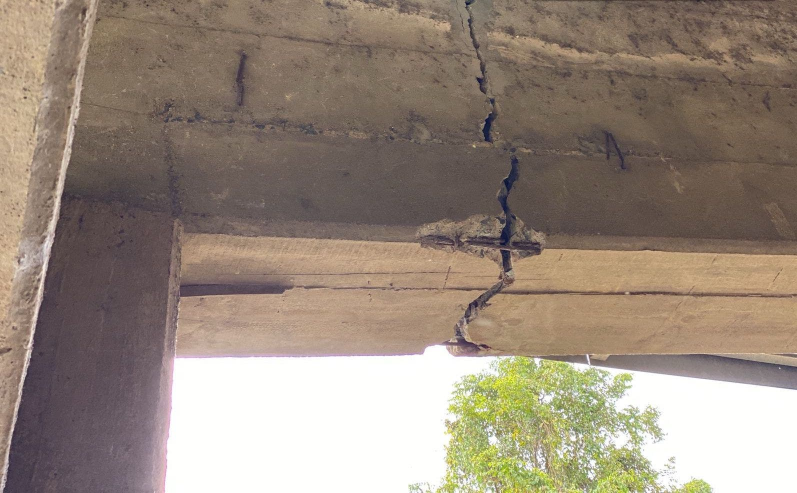
#> input picture rachadura_ponte.jpg, 1593 x 985 px, found by its file name (shown at 1/2 size)
$ python codigo1_pre_processamento_cobem_bruno.py   (older library calls are emulated)
#> lines starting #> are read from the running program, lines starting #| are printed output that depends on the picture
# -*- coding: utf-8 -*-
"""codigo1_pre_Processamento_Cobem_Bruno.ipynb

Automatically generated by Colaboratory.

Original file is located at
    https://colab.research.google.com/drive/1qPwcKwGxKnCIsEO1qOdwwNjoWLNKmi1d
"""

from google.colab import drive
drive.mount('/content/drive')

"""################################################################################
#                                  PRÉ-PROCESSAMENTO                           #
################################################################################

## Esta seção se dedica ao processamento de imagens com o objetivo de realçar características relevantes e eliminar possíveis ruídos que possam interferir na detecção subsequente de trincas. Utilizamos três abordagens principais de suavização: filtro de média, filtro de mediana e um filtro gaussiano aplicado no domínio da frequência. Após a suavização, empregamos o algoritmo de detecção de bordas de Canny, um método popular e eficaz para identificar contornos e transições bruscas na imagem, características comumente associadas à presença de trincas ou fissuras.


"""

import cv2
import numpy as np
from matplotlib import pyplot as plt
import scipy.ndimage
from google.colab import drive
drive.mount('/content/drive')

def gaussian_kernel(size, sigma=1):
    """Retorna um kernel gaussiano 2D"""
    size = int(size) // 2
    x, y = np.mgrid[-size:size+1, -size:size+1]
    normal = 1 / (2.0 * np.pi * sigma**2)
    g =  np.exp(-((x**2 + y**2) / (2.0*sigma**2))) * normal
    return g

def fft_gaussian(img, kernel):
    """Aplica um filtro gaussiano a uma imagem no domínio da frequência"""
    img_fft = np.fft.fft2(img)
    kernel_fft = np.fft.fft2(kernel, s=img.shape)
    img_smooth = np.fft.ifft2(img_fft * kernel_fft)
    return np.abs(img_smooth)

# Carregar a imagem
img = cv2.imread('/content/drive/Othercomputers/Meu_laptop/Mestrado/imagens/rachadura_ponte.jpg')  # Troque 'sua_imagem.jpg' pelo caminho da sua imagem
#> img is the input picture: shape (985, 1593, 3); mean B, G, R 123.5, 136.9, 151.1
img_gray = cv2.cvtColor(img, cv2.COLOR_BGR2GRAY)
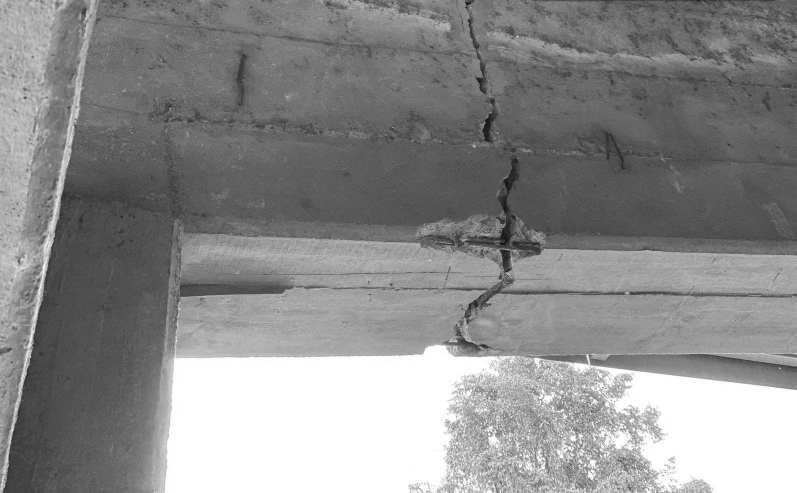
#> img_gray: shape (985, 1593) (shown at 1/2 size); min 2, max 255, mean 139.6

# Aplicar os filtros de média, mediana e gaussiano
avg_blur = cv2.blur(img_gray, (5,5))  # Filtro de média com kernel 3x3
median_blur = cv2.medianBlur(img_gray, 5)  # Filtro de mediana com kernel 3x3
gaussian_blur_freq = fft_gaussian(img_gray, gaussian_kernel(5, sigma=1))  # Filtro Gaussiano no domínio da frequência
#> in fft_gaussian, `return np.abs(img_smooth)`:
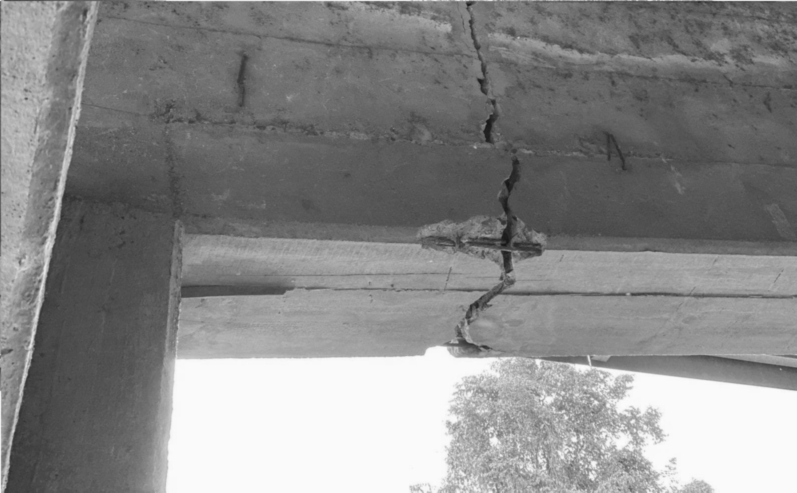
#> returned value: shape (985, 1593) float64 (shown at 1/2 size); min 19.45, max 250.4, mean 137.1

# Aplicar detecção de borda Canny
canny_avg = cv2.Canny(avg_blur, 100, 200)
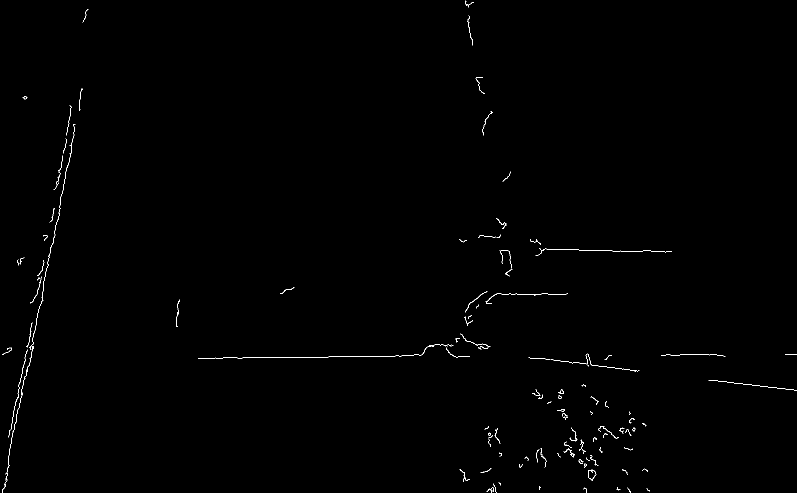
#> canny_avg: shape (985, 1593) (shown at 1/2 size); 0.37% white in thin lines or dots
canny_median = cv2.Canny(median_blur, 100, 200)
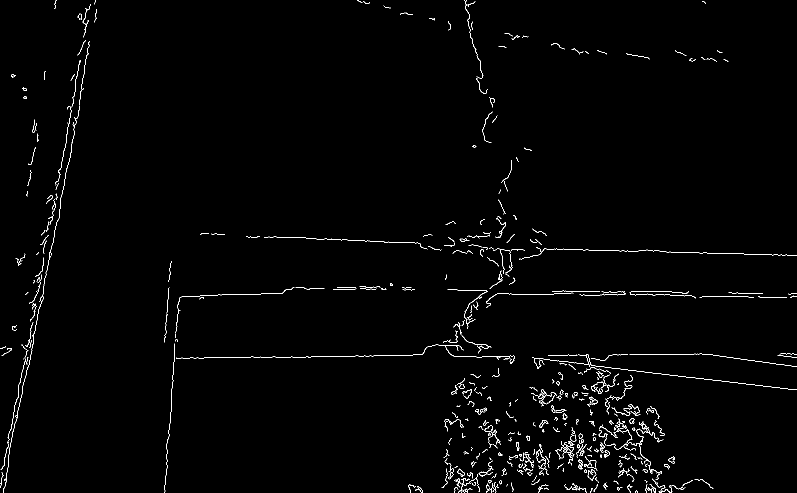
#> canny_median: shape (985, 1593) (shown at 1/2 size); 1.2% white in thin lines or dots
canny_gaussian_freq = cv2.Canny(gaussian_blur_freq.astype(np.uint8), 100, 200)
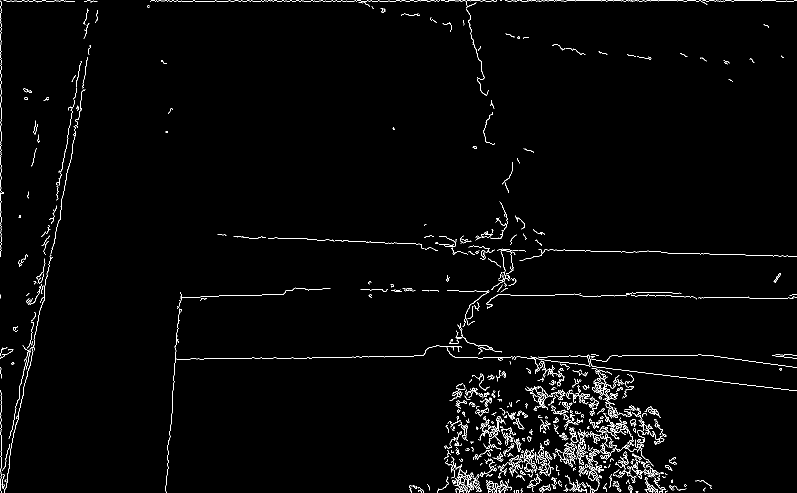
#> canny_gaussian_freq: shape (985, 1593) (shown at 1/2 size); 1.8% white in thin lines or dots
canny_original = cv2.Canny(img_gray, 100, 200)  # Detecção de borda Canny na imagem original
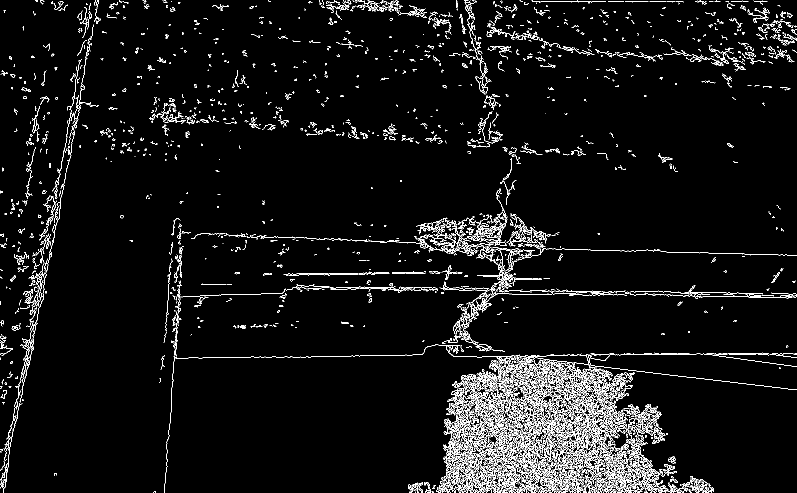
#> canny_original: shape (985, 1593) (shown at 1/2 size); 4.9% white in thin lines or dots

# Visualização
fig, axs = plt.subplots(1, 4, figsize=(20, 5))  # Imagens suavizadas

axs[0].imshow(cv2.cvtColor(img, cv2.COLOR_BGR2RGB))
axs[0].set_title('Original')
axs[1].imshow(avg_blur, cmap='gray')
axs[1].set_title('Average Filter')
axs[2].imshow(median_blur, cmap='gray')
axs[2].set_title('Median Filter')
axs[3].imshow(gaussian_blur_freq, cmap='gray', vmin=0, vmax=255)
axs[3].set_title('Gaussian Filter (Frequency)')

# Desativando os eixos para todas as subplots
for ax in axs.flat:
    ax.axis('off')

plt.tight_layout()

# Salvar figura como SVG e PDF
plt.savefig('smoothed_images.svg', format='svg')
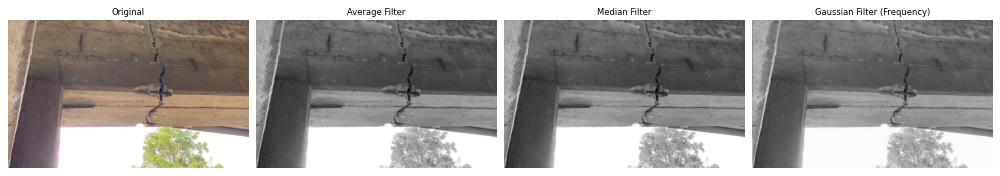
#> figure drawn by matplotlib, 4 panels
plt.savefig('smoothed_images.pdf', format='pdf')

plt.show()

fig, axs = plt.subplots(1, 5, figsize=(25, 5))  # Imagens com detecção de borda

axs[0].imshow(canny_original, cmap='gray')
axs[0].set_title('Canny on Original')
axs[1].imshow(canny_avg, cmap='gray')
axs[1].set_title('Canny on Average')
axs[2].imshow(canny_median, cmap='gray')
axs[2].set_title('Canny on Median')
axs[3].imshow(canny_gaussian_freq, cmap='gray')
axs[3].set_title('Canny on Gaussian (Frequency)')

# Desativando os eixos para todas as subplots
for ax in axs.flat:
    ax.axis('off')

plt.tight_layout()

# Salvar figura como SVG e PDF
plt.savefig('edge_detection.svg', format='svg')
plt.savefig('edge_detection.pdf', format='pdf')

plt.show()

"""################################################################################
#                          INTELIGÊNCIA DE MÁQUINA                             #
################################################################################

##Este trecho de código demonstra a aplicação de um algoritmo de classificação Máquina de Vetores de Suport (SVM) para identificar imagens que possuem ou não rachaduras. Como etapa de pré-processamento das imagens, um filtro de mediana é utilizado para suavização, seguido pela detecção de bordas usando o método Canny. O algoritmo SVM, depois de treinado, tenta prever a presença ou ausência de rachaduras com base nessas características extraídas
"""

import cv2
import numpy as np
import os
import sklearn.svm as svm
from sklearn.model_selection import train_test_split
from sklearn import metrics
import matplotlib.pyplot as plt
import seaborn as sns


# Diretórios das imagens
dir_crack = '/content/drive/Othercomputers/Meu_laptop/Mestrado/imagens/positivo-m'
dir_no_crack = '/content/drive/Othercomputers/Meu_laptop/Mestrado/imagens/negativo-m'

def process_image(image):
    """
    Função para processar uma única imagem.
    Primeiro, a imagem é convertida para escala de cinza, depois, um filtro de suavização é aplicado
    e, finalmente, a detecção de bordas é feita.
    """
    # Converta a imagem para escala de cinza
    gray = cv2.cvtColor(image, cv2.COLOR_BGR2GRAY)

    # Suavização usando filtro da mediana
    blur = cv2.medianBlur(gray,5)

    # Detecção de bordas usando Canny
    edges = cv2.Canny(blur, 100, 200)

    # Redimensionar para um tamanho fixo (100,100) para poder achatar consistentemente
    resized = cv2.resize(edges, (100,100))

    return resized

def load_images_from_folder(folder, label):
    """
    Função para carregar todas as imagens de um dado diretório (folder)
    e retornar uma lista de pares (imagem, label).
    As imagens são processadas antes de serem adicionadas à lista.
    """
    images = []
#> (the run stopped early here; a loop or call above may not have finished)
